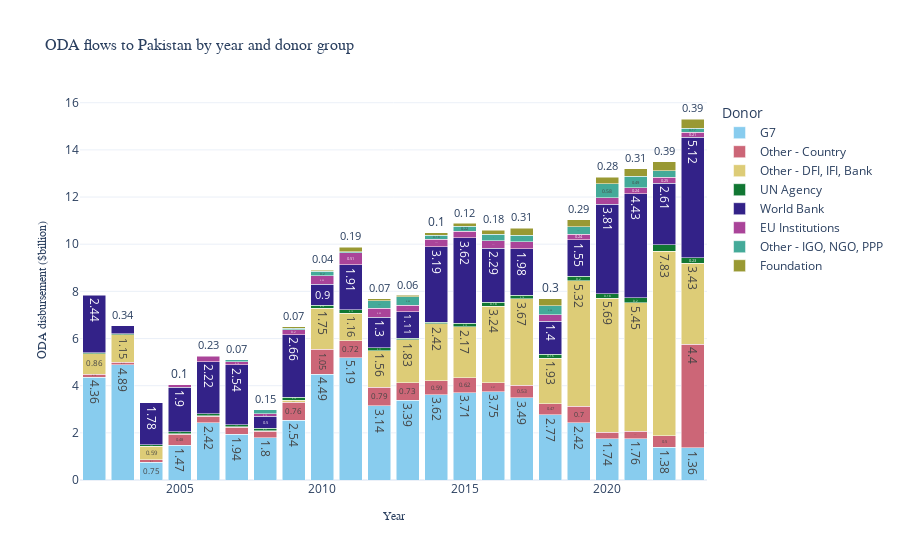

Notebook code for this chart:
### Markdown cell above
#### EXPLORING VISUALISATIONS WITH PLOTLY EXPRESS

### Code cell
fig = px.bar(
    crs_grouped,
    x="year",
    y="value_bn_rounded",
    color="donor_group",   # This separates the stacks by donor
    text_auto=True,       # Optional: shows values on bars
    title="ODA flows to Pakistan by year and donor group",
    labels={
        "year": "Year",
        "value_bn_rounded": "ODA disbursement ($billion)",
        "donor_group": "Donor Group"
    },
    color_discrete_sequence=px.colors.qualitative.Safe  # Optional: choose nice colors
)

# Customize the layout a bit
fig.update_layout(
    barmode="stack",  # Stack the bars
    title_font=dict(family="Arial", size=16),
    xaxis_title_font=dict(family="Arial", size=12),
    yaxis_title_font=dict(family="Arial", size=12),
    legend_title="Donor",
    template="plotly_white"
)

fig.show()

### definitely need to recategorise donor names, grouping roughly as follows:
# multilaterals: ADB, WB(IDA & IBRD), UN agencies, EU institution
# bilterals: USA, UK, France, Germany, Australia, Japan, Saudi, 'other'

### Figure 1 — Plotly figure (JSON) as saved in the notebook; plotly's stock layout.template omitted (floating-point values rounded to 4 significant figures)
{"data": [{"alignmentgroup": "True", "hovertemplate": "Donor Group=G7<br>Year=%{x}<br>ODA disbursement ($billion)=%{y}<extra></extra>", "legendgroup": "G7", "marker": {"color": "rgb(136, 204, 238)", "pattern": {"shape": ""}}, "name": "G7", "offsetgroup": "G7", "orientation": "v", "showlegend": true, "textposition": "auto", "texttemplate": "%{y}", "type": "bar", "x": [2002, 2003, 2004, 2005, 2006, 2007, 2008, 2009, 2010, 2011, 2012, 2013, 2014, 2015, 2016, 2017, 2018, 2019, 2020, 2021, 2022, 2023], "xaxis": "x", "y": [4.36, 4.89, 0.75, 1.47, 2.42, 1.94, 1.8, 2.54, 4.49, 5.19, 3.14, 3.39, 3.62, 3.71, 3.75, 3.49, 2.77, 2.42, 1.74, 1.76, 1.38, 1.36], "yaxis": "y"}, {"alignmentgroup": "True", "hovertemplate": "Donor Group=Other - Country<br>Year=%{x}<br>ODA disbursement ($billion)=%{y}<extra></extra>", "legendgroup": "Other - Country", "marker": {"color": "rgb(204, 102, 119)", "pattern": {"shape": ""}}, "name": "Other - Country", "offsetgroup": "Other - Country", "orientation": "v", "showlegend": true, "textposition": "auto", "texttemplate": "%{y}", "type": "bar", "x": [2002, 2003, 2004, 2005, 2006, 2007, 2008, 2009, 2010, 2011, 2012, 2013, 2014, 2015, 2016, 2017, 2018, 2019, 2020, 2021, 2022, 2023], "xaxis": "x", "y": [0.13, 0.11, 0.1, 0.48, 0.29, 0.29, 0.27, 0.76, 1.05, 0.72, 0.79, 0.73, 0.59, 0.62, 0.37, 0.53, 0.47, 0.7, 0.28, 0.31, 0.5, 4.4], "yaxis": "y"}, {"alignmentgroup": "True", "hovertemplate": "Donor Group=Other - DFI, IFI, Bank<br>Year=%{x}<br>ODA disbursement ($billion)=%{y}<extra></extra>", "legendgroup": "Other - DFI, IFI, Bank", "marker": {"color": "rgb(221, 204, 119)", "pattern": {"shape": ""}}, "name": "Other - DFI, IFI, Bank", "offsetgroup": "Other - DFI, IFI, Bank", "orientation": "v", "showlegend": true, "textposition": "auto", "texttemplate": "%{y}", "type": "bar", "x": [2002, 2003, 2004, 2005, 2006, 2007, 2008, 2009, 2010, 2011, 2012, 2013, 2014, 2015, 2016, 2017, 2018, 2019, 2020, 2021, 2022, 2023], "xaxis": "x", "y": [0.86, 1.15, 0.59, 0.01, 0.02, 0.03, 0.02, 0.09, 1.75, 1.16, 1.56, 1.83, 2.42, 2.17, 3.24, 3.67, 1.93, 5.32, 5.69, 5.45, 7.83, 3.43], "yaxis": "y"}, {"alignmentgroup": "True", "hovertemplate": "Donor Group=UN Agency<br>Year=%{x}<br>ODA disbursement ($billion)=%{y}<extra></extra>", "legendgroup": "UN Agency", "marker": {"color": "rgb(17, 119, 51)", "pattern": {"shape": ""}}, "name": "UN Agency", "offsetgroup": "UN Agency", "orientation": "v", "showlegend": true, "textposition": "auto", "texttemplate": "%{y}", "type": "bar", "x": [2002, 2003, 2004, 2005, 2006, 2007, 2008, 2009, 2010, 2011, 2012, 2013, 2014, 2015, 2016, 2017, 2018, 2019, 2020, 2021, 2022, 2023], "xaxis": "x", "y": [0.04, 0.05, 0.06, 0.08, 0.07, 0.08, 0.11, 0.12, 0.12, 0.15, 0.11, 0.07, 0.07, 0.15, 0.18, 0.14, 0.16, 0.2, 0.18, 0.2, 0.27, 0.23], "yaxis": "y"}, {"alignmentgroup": "True", "hovertemplate": "Donor Group=World Bank<br>Year=%{x}<br>ODA disbursement ($billion)=%{y}<extra></extra>", "legendgroup": "World Bank", "marker": {"color": "rgb(51, 34, 136)", "pattern": {"shape": ""}}, "name": "World Bank", "offsetgroup": "World Bank", "orientation": "v", "showlegend": true, "textposition": "auto", "texttemplate": "%{y}", "type": "bar", "x": [2002, 2003, 2004, 2005, 2006, 2007, 2008, 2009, 2010, 2011, 2012, 2013, 2014, 2015, 2016, 2017, 2018, 2019, 2020, 2021, 2022, 2023], "xaxis": "x", "y": [2.44, 0.34, 1.78, 1.9, 2.22, 2.54, 0.5, 2.66, 0.9, 1.91, 1.3, 1.11, 3.19, 3.62, 2.29, 1.98, 1.4, 1.55, 3.81, 4.43, 2.61, 5.12], "yaxis": "y"}, {"alignmentgroup": "True", "hovertemplate": "Donor Group=EU Institutions<br>Year=%{x}<br>ODA disbursement ($billion)=%{y}<extra></extra>", "legendgroup": "EU Institutions", "marker": {"color": "rgb(170, 68, 153)", "pattern": {"shape": ""}}, "name": "EU Institutions", "offsetgroup": "EU Institutions", "orientation": "v", "showlegend": true, "textposition": "auto", "texttemplate": "%{y}", "type": "bar", "x": [2003, 2005, 2006, 2007, 2008, 2009, 2010, 2011, 2012, 2013, 2014, 2015, 2016, 2017, 2018, 2019, 2020, 2021, 2022, 2023], "xaxis": "x", "y": [0, 0.1, 0.23, 0.14, 0.12, 0.2, 0.35, 0.51, 0.39, 0.29, 0.32, 0.27, 0.31, 0.29, 0.28, 0.24, 0.28, 0.24, 0.25, 0.21], "yaxis": "y"}, {"alignmentgroup": "True", "hovertemplate": "Donor Group=Other - IGO, NGO, PPP<br>Year=%{x}<br>ODA disbursement ($billion)=%{y}<extra></extra>", "legendgroup": "Other - IGO, NGO, PPP", "marker": {"color": "rgb(68, 170, 153)", "pattern": {"shape": ""}}, "name": "Other - IGO, NGO, PPP", "offsetgroup": "Other - IGO, NGO, PPP", "orientation": "v", "showlegend": true, "textposition": "auto", "texttemplate": "%{y}", "type": "bar", "x": [2007, 2008, 2009, 2010, 2011, 2012, 2013, 2014, 2015, 2016, 2017, 2018, 2019, 2020, 2021, 2022, 2023], "xaxis": "x", "y": [0.07, 0.15, 0.07, 0.2, 0.04, 0.32, 0.35, 0.18, 0.22, 0.28, 0.27, 0.38, 0.31, 0.58, 0.49, 0.27, 0.17], "yaxis": "y"}, {"alignmentgroup": "True", "hovertemplate": "Donor Group=Foundation<br>Year=%{x}<br>ODA disbursement ($billion)=%{y}<extra></extra>", "legendgroup": "Foundation", "marker": {"color": "rgb(153, 153, 51)", "pattern": {"shape": ""}}, "name": "Foundation", "offsetgroup": "Foundation", "orientation": "v", "showlegend": true, "textposition": "auto", "texttemplate": "%{y}", "type": "bar", "x": [2009, 2010, 2011, 2012, 2013, 2014, 2015, 2016, 2017, 2018, 2019, 2020, 2021, 2022, 2023], "xaxis": "x", "y": [0.07, 0.04, 0.19, 0.07, 0.06, 0.1, 0.12, 0.18, 0.31, 0.3, 0.29, 0.28, 0.31, 0.39, 0.39], "yaxis": "y"}], "layout": {"barmode": "stack", "legend": {"title": {"text": "Donor"}, "tracegroupgap": 0}, "title": {"font": {"family": "Arial", "size": 16}, "text": "ODA flows to Pakistan by year and donor group"}, "xaxis": {"anchor": "y", "domain": [0, 1], "title": {"font": {"family": "Arial", "size": 12}, "text": "Year"}}, "yaxis": {"anchor": "x", "domain": [0, 1], "title": {"font": {"family": "Arial", "size": 12}, "text": "ODA disbursement ($billion)"}}}}
